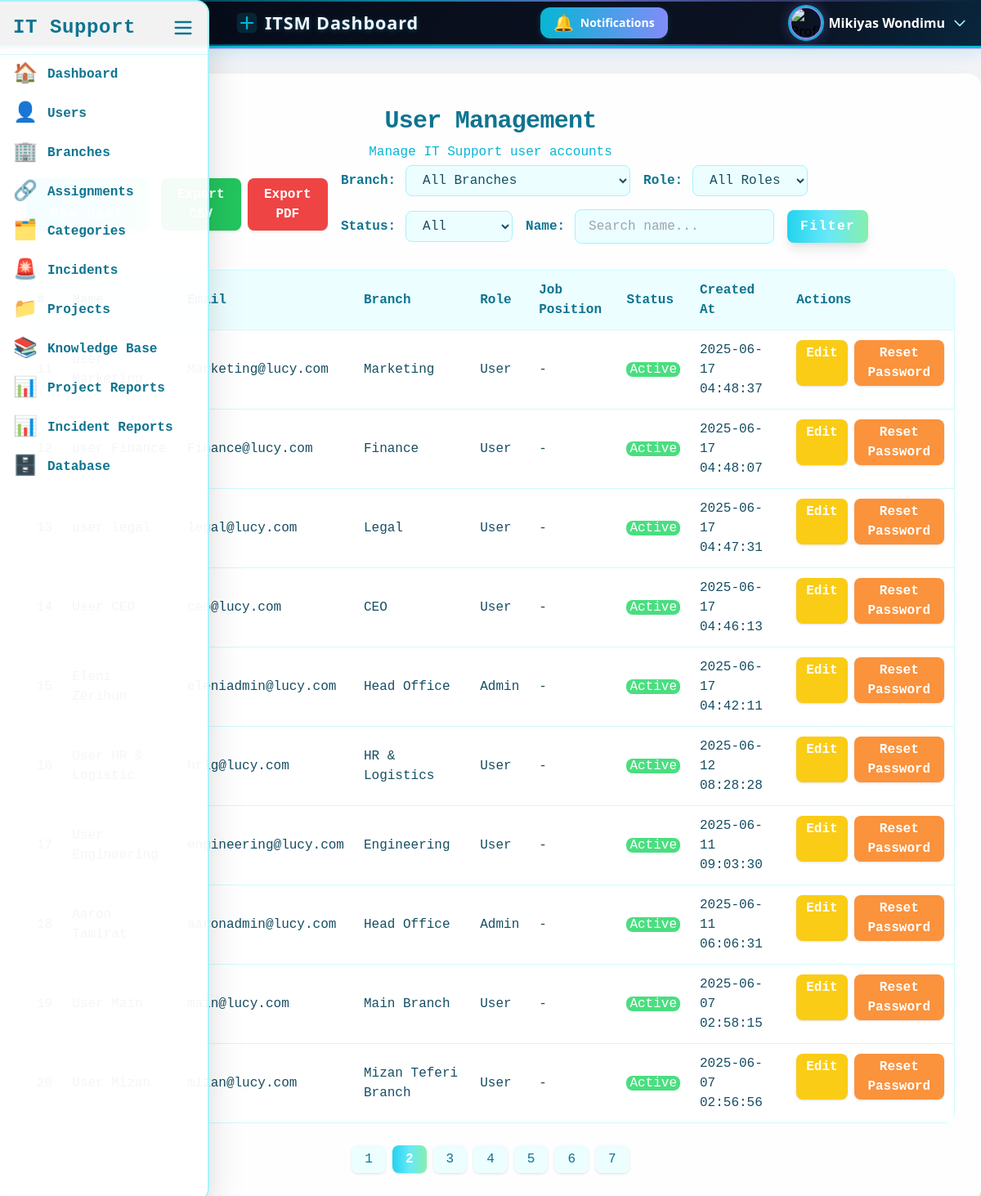
/admin/users.php?page=2 (signed in), run on the app's committed database.
### tables this page shows
CREATE TABLE `users` (
  `id` int(11) NOT NULL,
  `name` varchar(100) DEFAULT NULL,
  `email` varchar(100) DEFAULT NULL,
  `password` varchar(255) DEFAULT NULL,
  `role` enum('admin','staff','user') NOT NULL,
  `job_position` varchar(255) DEFAULT NULL,
  `created_at` timestamp NOT NULL DEFAULT current_timestamp(),
  `force_password_change` tinyint(1) DEFAULT 1,
  `branch_id` int(11) DEFAULT NULL,
  `profile_picture` varchar(255) DEFAULT NULL,
  `is_active` tinyint(1) NOT NULL DEFAULT 1
);

CREATE TABLE `branches` (
  `id` int(11) NOT NULL,
  `name` varchar(100) NOT NULL,
  `phone` varchar(100) DEFAULT NULL,
  `email` varchar(100) DEFAULT NULL,
  `location` varchar(255) DEFAULT NULL,
  `created_at` timestamp NOT NULL DEFAULT current_timestamp(),
  `is_active` tinyint(1) NOT NULL DEFAULT 1
);

### admin/users.php (the view, shortened to what this page needs)
<?php
require '../config/db.php';
$results_per_page = 10;
$page = isset($_GET['page']) ? (int)$_GET['page'] : 1;
$start_from = ($page - 1) * $results_per_page;
$branchFilter = $_GET['branch_id'] ?? '';
$roleFilter = $_GET['role'] ?? '';
$nameFilter = $_GET['name'] ?? '';
$statusFilter = isset($_GET['status']) ? $_GET['status'] : '';
$where = [];
$params = [];
$whereSql = $where ? 'WHERE ' . implode(' AND ', $where) : '';
$countSql = "SELECT COUNT(*) FROM users u $whereSql";
$countStmt = $pdo->prepare($countSql);
$countStmt->execute($params);
$total_users = $countStmt->fetchColumn();
$total_pages = ceil($total_users / $results_per_page);
$sql = "SELECT
    u.id, u.name, u.email, u.role, u.is_active, u.created_at, u.job_position,
    b.id AS branch_id, b.name AS branch_name
    FROM users u
    LEFT JOIN branches b ON u.branch_id = b.id
    $whereSql
    ORDER BY u.created_at DESC
    LIMIT ?, ?";
$stmt = $pdo->prepare($sql);
$execParams = array_merge($params, [$start_from, $results_per_page]);
foreach ($execParams as $k => $v) {
    if ($k >= count($params)) {
        $stmt->bindValue($k + 1, $v, PDO::PARAM_INT);
    } else {
        $stmt->bindValue($k + 1, $v);
    }
}
$stmt->execute();
$users = $stmt->fetchAll();
?>
<!DOCTYPE html>
<html>
<head>
    <script src="https://cdn.tailwindcss.com"></script>
</head>
<body class="bg-gray-100">
      <?php include '../includes/sidebar.php'; ?>
    <?php include '../header.php'; ?>
    <div class="max-w-7xl ms-auto bg-white bg-opacity-95 rounded-2xl shadow-2xl px-8 py-10 fade-in tech-border glow mt-8">
        <h2 class="text-3xl font-extrabold text-center text-cyan-700 mb-2 tracking-tight font-mono">User Management</h2>
        <p class="text-center text-cyan-500 mb-1 font-mono">Manage IT Support user accounts</p>
        <div class="flex flex-col gap-4 md:flex-row md:items-center md:justify-between mb-8">
            <a href="add_user.php"
               class="bg-gradient-to-r from-cyan-400 via-cyan-300 to-green-300 hover:from-green-300 hover:to-cyan-400 text-white font-bold rounded-lg shadow-lg px-6 py-2 transform hover:scale-105 transition duration-300 font-mono tracking-widest w-full md:w-auto text-center">
            </a>
            <div class="flex flex-col md:flex-row md:items-center gap-4 w-full md:w-auto">
                <div class="flex gap-2 justify-center md:justify-start">
                    <a href="export_users_csv.php<?php
                        $params = [];
                        if ($params) echo '?' . implode('&', $params);
                    ?>"
                       class="inline-block px-4 py-2 bg-green-500 hover:bg-green-600 text-white rounded-lg font-mono font-semibold shadow transition text-center">
                    </a>
                    <a href="export_users_pdf.php<?php
                        $params = [];
                        if ($params) echo '?' . implode('&', $params);
                    ?>"
                       class="inline-block px-4 py-2 bg-red-500 hover:bg-red-600 text-white rounded-lg font-mono font-semibold shadow transition text-center">
                        Export PDF
                    </a>
                </div>
                <form method="get" class="w-full flex flex-col lg:flex-row flex-wrap items-stretch lg:items-center gap-2 lg:gap-4">
                    <div class="flex flex-col lg:flex-row items-stretch lg:items-center gap-1 w-full lg:w-auto">
                        <label for="branchFilter" class="font-mono text-cyan-700 font-semibold lg:mr-2">Branch:</label>
                        <select name="branch_id" id="branchFilter"
                                class="px-4 py-2 rounded-lg border border-cyan-200 bg-cyan-50 text-cyan-900 focus:ring-2 focus:ring-cyan-300 focus:outline-none transition duration-200 font-mono w-full lg:w-auto">
                            <option value="">All Branches</option>
                        </select>
                    </div>
                    <div class="flex flex-col lg:flex-row items-stretch lg:items-center gap-1 w-full lg:w-auto">
                        <label for="roleFilter" class="font-mono text-cyan-700 font-semibold lg:mr-2">Role:</label>
                        <select name="role" id="roleFilter"
                                class="px-4 py-2 rounded-lg border border-cyan-200 bg-cyan-50 text-cyan-900 focus:ring-2 focus:ring-cyan-300 focus:outline-none transition duration-200 font-mono w-full lg:w-auto">
                            <option value="">All Roles</option>
                        </select>
                    </div>
                    <div class="flex flex-col lg:flex-row items-stretch lg:items-center gap-1 w-full lg:w-auto">
                        <label for="statusFilter" class="font-mono text-cyan-700 font-semibold lg:mr-2">Status:</label>
                        <select name="status" id="statusFilter"
                                class="px-4 py-2 rounded-lg border border-cyan-200 bg-cyan-50 text-cyan-900 focus:ring-2 focus:ring-cyan-300 focus:outline-none transition duration-200 font-mono w-full lg:w-auto">
                            <option value="">All</option>
                        </select>
                    </div>
                    <div class="flex flex-col lg:flex-row items-stretch lg:items-center gap-1 w-full lg:w-auto">
                        <label for="nameFilter" class="font-mono text-cyan-700 font-semibold lg:mr-2">Name:</label>
                        <input type="text" name="name" id="nameFilter" value="<?= htmlspecialchars($nameFilter) ?>"
                               placeholder="Search name..."
                               class="px-4 py-2 rounded-lg border border-cyan-200 bg-cyan-50 text-cyan-900 focus:ring-2 focus:ring-cyan-300 focus:outline-none transition duration-200 font-mono w-full lg:w-auto" />
                    </div>
                    <div class="flex items-center w-full lg:w-auto">
                        <button type="submit"
                                class="px-4 py-2 bg-gradient-to-r from-cyan-400 via-cyan-300 to-green-300 hover:from-green-300 hover:to-cyan-400 text-white font-bold rounded-lg shadow-lg transform hover:scale-105 transition duration-300 font-mono tracking-widest w-full lg:w-auto">
                            Filter
                        </button>
                    </div>
                </form>
            </div>
        </div>
        <div class="overflow-x-auto rounded-xl shadow-inner">
            <table class="w-full border border-cyan-100 bg-white bg-opacity-90 font-mono text-cyan-900">
                <thead>
                    <tr class="bg-cyan-50 text-cyan-700 text-left">
                        <th class="p-3 font-bold">#</th>
                        <th class="p-3 font-bold">Name</th>
                        <th class="p-3 font-bold">Email</th>
                        <th class="p-3 font-bold">Branch</th>
                        <th class="p-3 font-bold">Role</th>
                        <th class="p-3 font-bold">Job Position</th>
                        <th class="p-3 font-bold">Status</th>
                        <th class="p-3 font-bold">Created At</th>
                        <th class="p-3 font-bold">Actions</th>
                    </tr>
                </thead>
                <tbody>
                    <?php foreach ($users as $index => $user): ?>
                        <tr class="border-t border-cyan-100 hover:bg-cyan-50 transition">
                            <td class="p-3"><?= $start_from + $index + 1 ?></td>
                            <td class="p-3"><?= htmlspecialchars($user['name']) ?></td>
                            <td class="p-3"><?= htmlspecialchars($user['email']) ?></td>
                            <td class="p-3"><?= htmlspecialchars($user['branch_name'] ?? 'N/A') ?></td>
                            <td class="p-3 capitalize"><?= htmlspecialchars($user['role']) ?></td>
                            <td class="p-3 capitalize"><?= htmlspecialchars($user['job_position'] ?? '-') ?></td>
                            <td class="p-3 capitalize">
                                <span class="<?= htmlspecialchars($user['is_active']) == 1 ? 'bg-green-400 text-white px-1 rounded-lg' : 'bg-red-400 text-white px-1 rounded-lg' ?>"><?= htmlspecialchars($user['is_active']) == 1 ? 'active' : 'inactive' ?></span>
                            </td>
                            <td class="p-3"><?= htmlspecialchars($user['created_at']) ?></td>
                            <td class="p-3 flex flex-col md:flex-row gap-2">
                                <a href="edit_user.php?id=<?= $user['id'] ?>"
                                    class="bg-yellow-400 hover:bg-yellow-500 text-white font-bold px-3 py-1 rounded-lg shadow transition">Edit</a>
                                <form method="POST" action="reset_password.php" onsubmit="return confirm('Reset password for this user?');" class="inline">
                                    <button type="submit" class="bg-orange-400 hover:bg-orange-500 text-white font-bold px-3 py-1 rounded-lg shadow transition">
                                        Reset Password
                                    </button>
                                </form>
                            </td>
                        </tr>
                    <?php endforeach; ?>
                </tbody>
            </table>
        </div>
        <div class="mt-8">
            <nav class="flex justify-center">
                <ul class="flex space-x-2 font-mono">
                    <?php for ($i = 1; $i <= $total_pages; $i++): ?>
                        <li>
                            <a href="?page=<?= $i ?>
                                <?= $branchFilter !== '' ? '&branch_id=' . urlencode($branchFilter) : '' ?>
                                <?= $roleFilter !== '' ? '&role=' . urlencode($roleFilter) : '' ?>
                                <?= $statusFilter !== '' ? '&status=' . urlencode($statusFilter) : '' ?>
                                <?= $nameFilter !== '' ? '&name=' . urlencode($nameFilter) : '' ?>"
                                class="px-4 py-2 <?= $i == $page ? 'bg-gradient-to-r from-cyan-400 via-cyan-300 to-green-300 text-white font-bold' : 'bg-cyan-50 text-cyan-700' ?> rounded-lg shadow transition">
                                <?= $i ?>
                            </a>
                        </li>
                    <?php endfor; ?>
                </ul>
            </nav>
        </div>
    </div>
</body>
</html>

### header.php (shortened to what this page needs)
<?php
include 'config/db.php';
$user_id = $_SESSION['user_id'];
$stmt = $pdo->prepare("SELECT * FROM users WHERE id = ?");
$stmt->execute([$user_id]);
$user = $stmt->fetch(PDO::FETCH_ASSOC);
if (isset($user['profile_picture']) && !empty($user['profile_picture'])) {
  $user['profile_image'] = '../uploads/' . $user['profile_picture'];
} else {
  $user['profile_image'] = '../uploads/default_avatar.png';
}
?>
<header id="header" class="header-animated-bg shadow-md px-4 pl-72 flex justify-between items-center relative overflow-visible" style="min-height:54px;height:58px;">
  <h1 class="header-title">
    <svg width="28" height="28" fill="none" viewBox="0 0 32 32">
      <rect x="2" y="2" width="28" height="28" rx="6" fill="#06b6d4" opacity="0.15"/>
      <path d="M8 16h16M16 8v16" stroke="#06b6d4" stroke-width="2.5" stroke-linecap="round"/>
    </svg>
    ITSM Dashboard
  </h1>
  <div class="relative inline-block text-left">
    <button id="notifBtn" class="relative flex items-center gap-2 px-4 py-1 text-sm tech-btn shadow-lg focus:outline-none transition-all duration-300" style="min-height:36px;height:38px;">
      <span id="notifBell" class="text-xl notif-pulse transition-transform duration-300">🔔</span>
      <span class="hidden md:inline">Notifications</span>
    </button>
  </div>
  <div class="relative inline-block text-left">
    <button id="profileDropdownBtn" class="flex items-center gap-2 focus:outline-none group">
      <img src="<?= $user['profile_image'] ?>" alt="Profile" class="w-10 h-10 rounded-full object-cover profile-glow transition-all duration-300">
      <span class="md:inline text-white text-base font-semibold group-hover:text-cyan-200 transition-colors"><?= htmlspecialchars($user['name'] ?? 'Profile') ?></span>
      <svg class="w-5 h-5 text-cyan-200 group-hover:text-cyan-400 transition-colors" fill="none" stroke="currentColor" viewBox="0 0 24 24">
        <path stroke-linecap="round" stroke-linejoin="round" stroke-width="2" d="M19 9l-7 7-7-7" />
      </svg>
    </button>
  </div>
</header>

### header.php (style rules this page uses)
.header-animated-bg { background: rgba(30, 41, 59, 0.82); background-image: linear-gradient(120deg, #0f172a 0%, #1e293b 40%, #06b6d4 70%, #818cf8 100%); background-blend-mode: overlay; background-size: 200% 200%; animation: gradientMove 8s linear infinite; border-bottom: 2px solid #06b6d4; box-shadow: 0 4px 24px 0 #0ea5e933, 0 1.5px 0 #818cf8; position: relative; overflow: visible; backdrop-filter: blur(16px) saturate(180%); -webkit-backdrop-filter: blur(16px) saturate(180%); min-height: 54px; height: 58px; padding-top: 0.25rem !important; padding-bottom: 0.25rem !important; }
.header-animated-bg::before, .header-animated-bg::after { content: ''; position: absolute; left: 0; right: 0; height: 2px; background: linear-gradient(90deg, transparent, #06b6d4 40%, #818cf8 60%, transparent); opacity: 0.7; pointer-events: none; z-index: 1; }
.header-animated-bg::before { top: 0; }
.header-animated-bg::after { bottom: 0; }
.profile-glow { box-shadow: 0 0 0 2px #06b6d4, 0 0 16px 2px #818cf855; transition: box-shadow 0.3s, border-color 0.3s; border: 2.5px solid #818cf8; }
.notif-pulse { animation: notifPulse 1.2s cubic-bezier(.4,0,.2,1) infinite; }
.tech-btn { background: linear-gradient(90deg, #06b6d4 0%, #818cf8 100%); color: #fff; font-weight: 600; border-radius: 0.75rem; box-shadow: 0 2px 8px #06b6d433; transition: background 0.3s, box-shadow 0.3s; padding-top: 0.25rem; padding-bottom: 0.25rem; min-height: 36px; height: 38px; }
.header-title { font-family: 'Segoe UI', Arial, sans-serif; font-size: 1.35rem; font-weight: 700; letter-spacing: 0.04em; color: #f1f5f9; text-shadow: 0 1px 6px #06b6d455, 0 1px 0 #818cf822; display: flex; align-items: center; gap: 0.5rem; animation: none; line-height: 1.1; }

### data on the page
users: name "Mikiyas Wondimu"
users: email "Marketing@lucy.com", branch.name "Marketing", role "User", job_position "-", is_active "Active", created_at "2025-06-17 04:48:37"
users: email "Finance@lucy.com", branch.name "Finance", role "User", job_position "-", is_active "Active", created_at "2025-06-17 04:48:07"
users: email "legal@lucy.com", branch.name "Legal", role "User", job_position "-", is_active "Active", created_at "2025-06-17 04:47:31"
users: email "ceo@lucy.com", branch.name "CEO", role "User", job_position "-", is_active "Active", created_at "2025-06-17 04:46:13"
users: email "eleniadmin@lucy.com", branch.name "Head Office", role "Admin", job_position "-", is_active "Active", created_at "2025-06-17 04:42:11"
users: email "hrlg@lucy.com", branch.name "HR & Logistics", role "User", job_position "-", is_active "Active", created_at "2025-06-12 08:28:28"
users: email "engineering@lucy.com", branch.name "Engineering", role "User", job_position "-", is_active "Active", created_at "2025-06-11 09:03:30"
users: email "aaronadmin@lucy.com", branch.name "Head Office", role "Admin", job_position "-", is_active "Active", created_at "2025-06-11 06:06:31"
users: email "main@lucy.com", branch.name "Main Branch", role "User", job_position "-", is_active "Active", created_at "2025-06-07 02:58:15"
users: email "mizan@lucy.com", branch.name "Mizan Teferi Branch", role "User", job_position "-", is_active "Active", created_at "2025-06-07 02:56:56"
